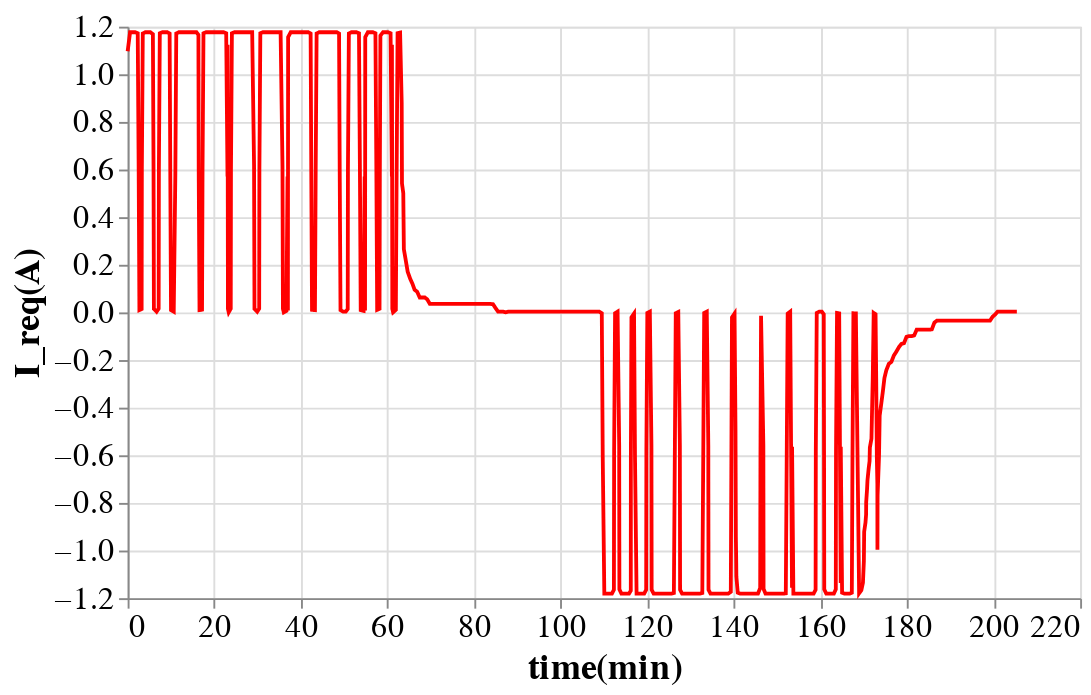

The code cell stored with this chart in its notebook:
### Code cell
test_df = pd.read_csv('plots_data/test_cycle.csv')
test_df = test_df.rename(columns={'x': 'Time'})
test_df['y'] = test_df['y']*1.075
test_df['Time'] = test_df['Time'].apply(lambda x: max(x, 0))
test_df['Time'] = pd.to_datetime(test_df['Time'], unit='m')
test_df = test_df.set_index('Time').resample("s").mean().interpolate(
    method='time', axis=0)

test_df['Time'] = test_df.reset_index()['Time'].values.astype('int')/10**9/60
test_df = test_df.set_index('Time')

alt.Chart(test_df.reset_index()).mark_line(color='red').encode(
    x=alt.X('Time:Q', title='time(min)'),
    y=alt.Y('y:Q', title='I_req(A)'),
).configure_view(
    height=300,
    width=500
).configure_legend(
    labelFont='CMU Serif',
    titleFont='CMU Serif',
    labelFontSize=17,
    titleFontSize=19,
).configure_axis(
    labelFont='CMU Serif',
    titleFont='CMU Serif',
    labelFontSize=17,
    titleFontSize=19,
)

### Figure 1 — Vega-Lite specification as saved in the notebook (floating-point values rounded to 4 significant figures; data arrays with more than 128 entries replaced by an {"elided": "..."} marker saying what was removed)
{"usermeta": {"embedOptions": {"theme": "vox"}}, "config": {"view": {"continuousWidth": 400, "continuousHeight": 300, "height": 300, "width": 500}, "axis": {"labelFont": "CMU Serif", "labelFontSize": 17, "titleFont": "CMU Serif", "titleFontSize": 19}, "legend": {"labelFont": "CMU Serif", "labelFontSize": 17, "titleFont": "CMU Serif", "titleFontSize": 19}}, "data": {"name": "data-6b5931f2308b67d9fa31c339fcd398a2"}, "mark": {"type": "line", "color": "red"}, "encoding": {"x": {"type": "quantitative", "field": "Time", "title": "time(min)"}, "y": {"type": "quantitative", "field": "y", "title": "I_req(A)"}}, "$schema": "https://vega.github.io/schema/vega-lite/v4.8.1.json", "datasets": {"data-6b5931f2308b67d9fa31c339fcd398a2": {"elided": "12324 records"}}}
